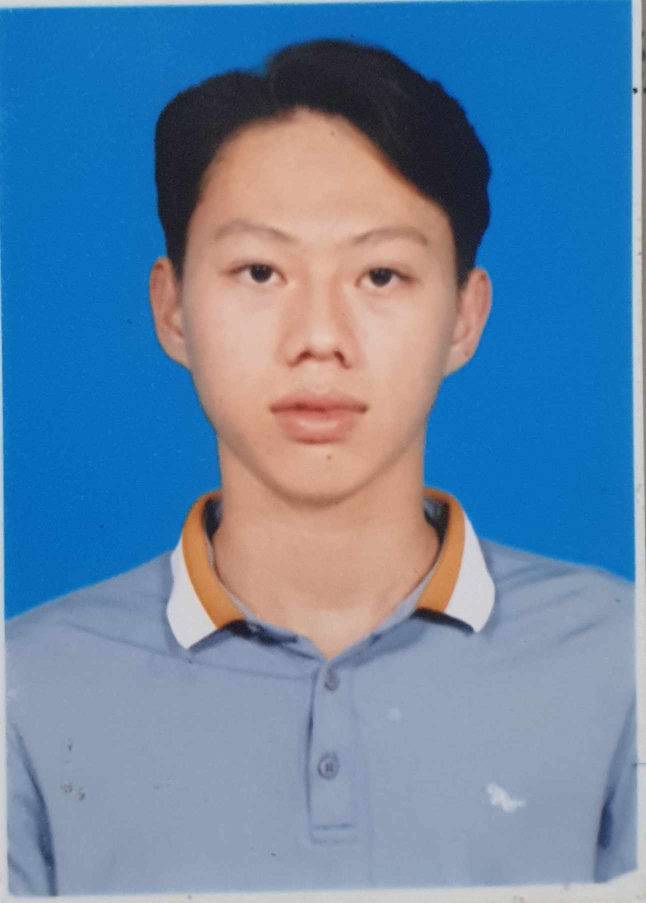
#> input picture OpenCV/img/z4533842960509_92f4ffbf7b11c54cbe5a2102aa643814.jpg, 1292 x 1805 px, found by its file name (shown at 1/2 size)
$ python readPic.py
#> lines starting #> are read from the running program, lines starting #| are printed output that depends on the picture
import cv2
import numpy as np
from matplotlib import pyplot as plt

img = cv2.imread('OpenCV/img/z4533842960509_92f4ffbf7b11c54cbe5a2102aa643814.jpg') #Hàm đọc ảnh, cv2.IMREAD_GRAYSCALE thêm vào sau để chuyển chế độ xám
#> img is the input picture: shape (1805, 1292, 3); mean B, G, R 164.7, 133, 102.4

plt.imshow(cv2.cvtColor(img, cv2.COLOR_BGR2RGB), interpolation='bicubic')
plt.xticks([]), plt.yticks([])  # để ẩn giá trị dấu chấm trên trục X và Y
plt.plot([200, 300, 400], [100, 200, 300], 'c', linewidth=5)
plt.show()
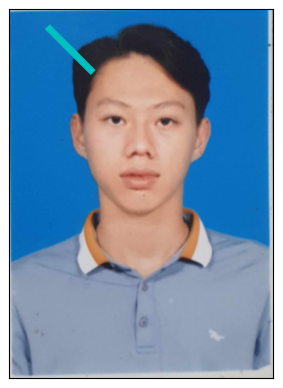
#> figure drawn by matplotlib, 1 panel

$ run again, with OpenCV/img/z4533844284931_045324441d495d54fbdc91ddfec738cb.jpg copied over OpenCV/img/z4533842960509_92f4ffbf7b11c54cbe5a2102aa643814.jpg
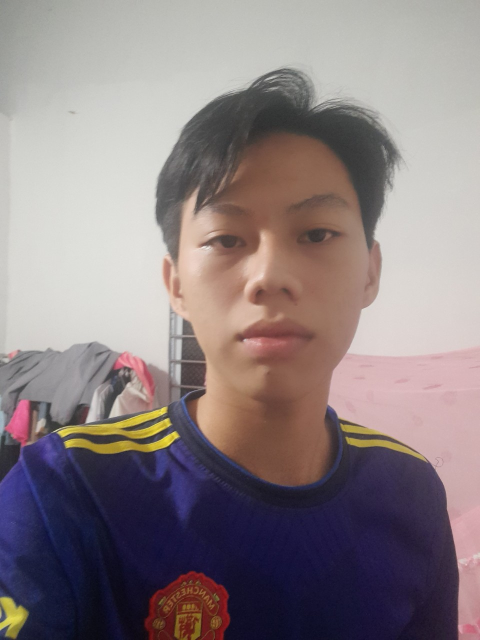
#> input picture OpenCV/img/z4533844284931_045324441d495d54fbdc91ddfec738cb.jpg, 960 x 1280 px, found by its file name (shown at 1/2 size)
#> img is the input picture: shape (1280, 960, 3); mean B, G, R 129.9, 127.3, 139.1
#> `plt.show()`:
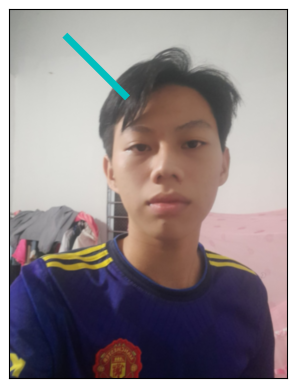
#> figure drawn by matplotlib, 1 panel
